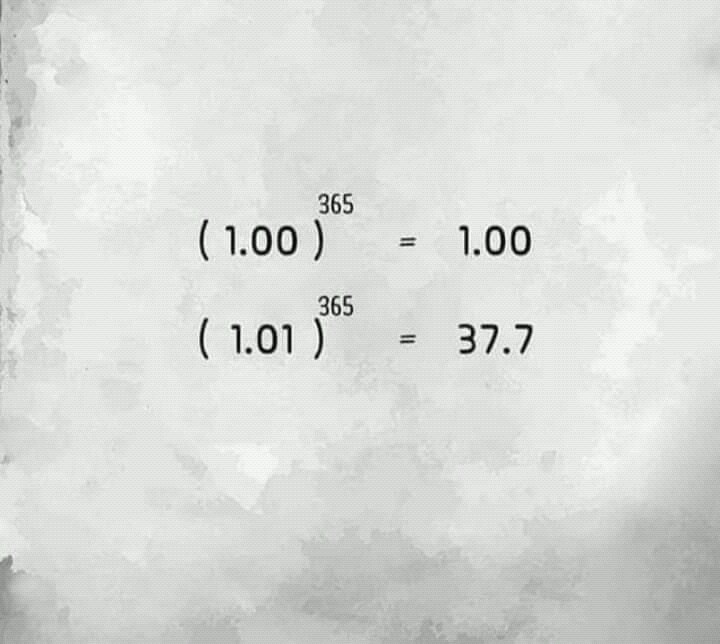
#> input picture test_image_Original.jpg, 720 x 644 px, found by its file name
$ jupyter execute '2-Add salt and pepper noise.ipynb'
#> lines starting #> are read from the running program, lines starting #| are printed output that depends on the picture; after the words box and inside, x2 and y2 are one past the last pixel; in counts of white or black regions, pixels touching at a corner belong together
[cell 1]
import random
import cv2

[cell 2]
def add_noise(img):

    # Getting the dimensions of the image
    row , col = img.shape
#> row = 644; col = 720

    # Randomly pick some pixels in the
    # image for coloring them white
    # Pick a random number between 300 and 10000
    number_of_pixels = random.randint(300, 10000)
    for i in range(number_of_pixels):

        # Pick a random y coordinate
        y_coord=random.randint(0, row - 1)

        # Pick a random x coordinate
        x_coord=random.randint(0, col - 1)

        # Color that pixel to white
        img[y_coord][x_coord] = 255
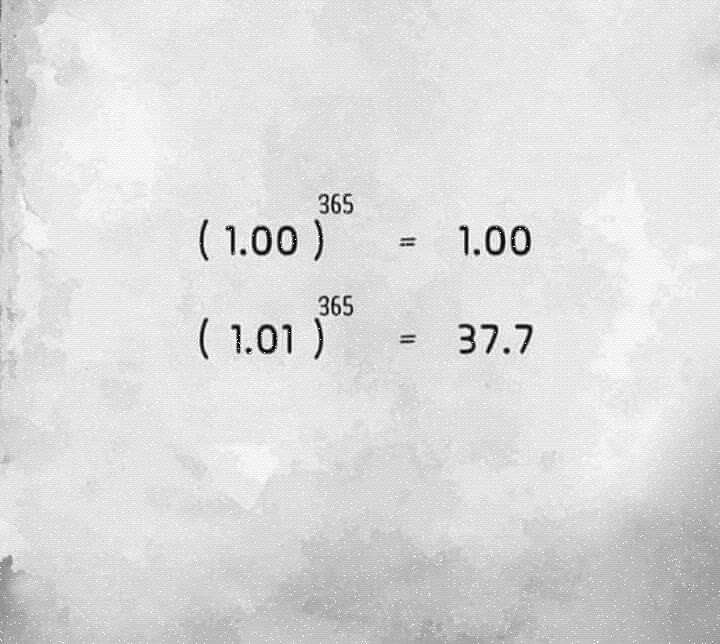
#> img: shape (644, 720); min 0, max 255, mean 220.1

    # Randomly pick some pixels in
    # the image for coloring them black
    # Pick a random number between 300 and 10000
    number_of_pixels = random.randint(300 , 10000)
    for i in range(number_of_pixels):

        # Pick a random y coordinate
        y_coord=random.randint(0, row - 1)

        # Pick a random x coordinate
        x_coord=random.randint(0, col - 1)

        # Color that pixel to black
        img[y_coord][x_coord] = 0
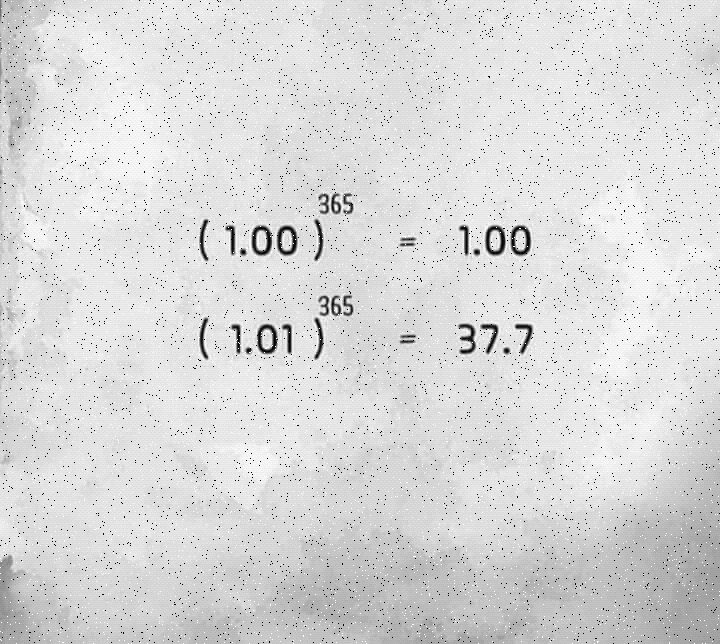
#> img: shape (644, 720); 1.16% of pixels changed, all inside (x1, y1, x2, y2) = (0, 0, 720, 644)

    return img

[cell 3]
# salt-and-pepper noise can
# be applied only to greyscale images
# Reading the color image in greyscale image
img = cv2.imread('D:\\NU\\Image processing\\Project\\test_image_Original.jpg',
                 cv2.IMREAD_GRAYSCALE)
#Storing the image
cv2.imwrite('D:\\NU\\Image processing\\Project\\test_image_Noisy.jpg',
            add_noise(img))
#> Out = True

[cell 4]
image = cv2.imread("D:\\NU\\Image processing\\Project\\test_image_Noisy.jpg")
#> image: shape (644, 720, 3); min 0, max 255, mean 217.5
cv2.imshow("test", image)
cv2.waitKey(0)
cv2.destroyAllWindows()
